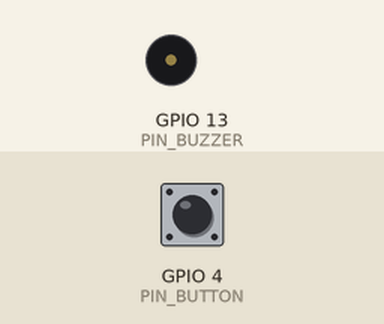
The sketch below on a simulated ESP32. Parts: buzzer (waves = sounding). The inputs (shaded band) are chosen by the test bench; at power-on: GPIO 4 (PIN_BUTTON) HIGH.

Above: at 0.4 s.
Timing chart, 0 to 1.9 s (numbered marks = the images above):
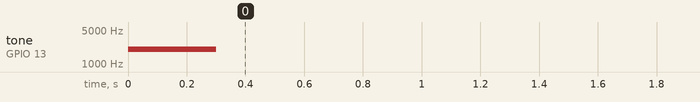

Measured:
- by itself, tone on GPIO 13 (PIN_BUZZER): silent → 2000 Hz at 0.00 s, → silent 0.30 s later

The sketch:

Sketch_06.2_Aleror.ino
```cpp
/**********************************************************************
  Filename    : Alertor
  Description : Control passive buzzer by button.
  Auther      : www.freenove.com
  Modification: 2024/07/01
**********************************************************************/
#define PIN_BUZZER 13
#define PIN_BUTTON 4
#define CHN        0   //define the pwm channel

void setup() {
  pinMode(PIN_BUTTON, INPUT);
  ledcAttachChannel(PIN_BUZZER, 1, 10, CHN);  //attach the led pin to pwm channel
  ledcWriteTone(PIN_BUZZER, 2000);        //Sound at 2KHz for 0.3 seconds
  delay(300);
}

void loop() {
  if (digitalRead(PIN_BUTTON) == LOW) {
    alert();
  } else {
    ledcWriteTone(PIN_BUZZER, 0);
  }
}

void alert() {
  float sinVal;         // Define a variable to save sine value
  int toneVal;          // Define a variable to save sound frequency
  for (int x = 0; x < 360; x += 10) {     // X from 0 degree->360 degree
    sinVal = sin(x * (PI / 180));       // Calculate the sine of x
    toneVal = 2000 + sinVal * 500;      // Calculate sound frequency according to the sine of x
    ledcWriteTone(PIN_BUZZER, toneVal);
    delay(10);
  }
}
```
